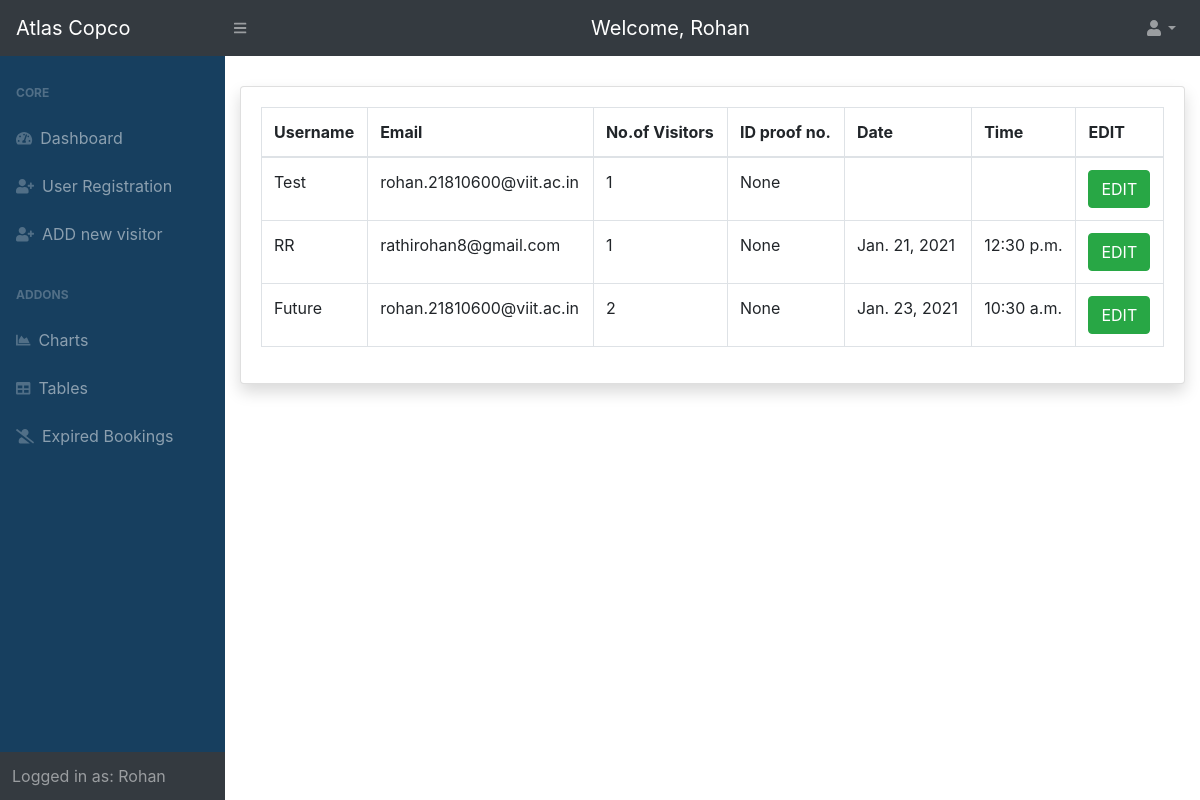
The app's page /notvisited/ (signed in), older data.
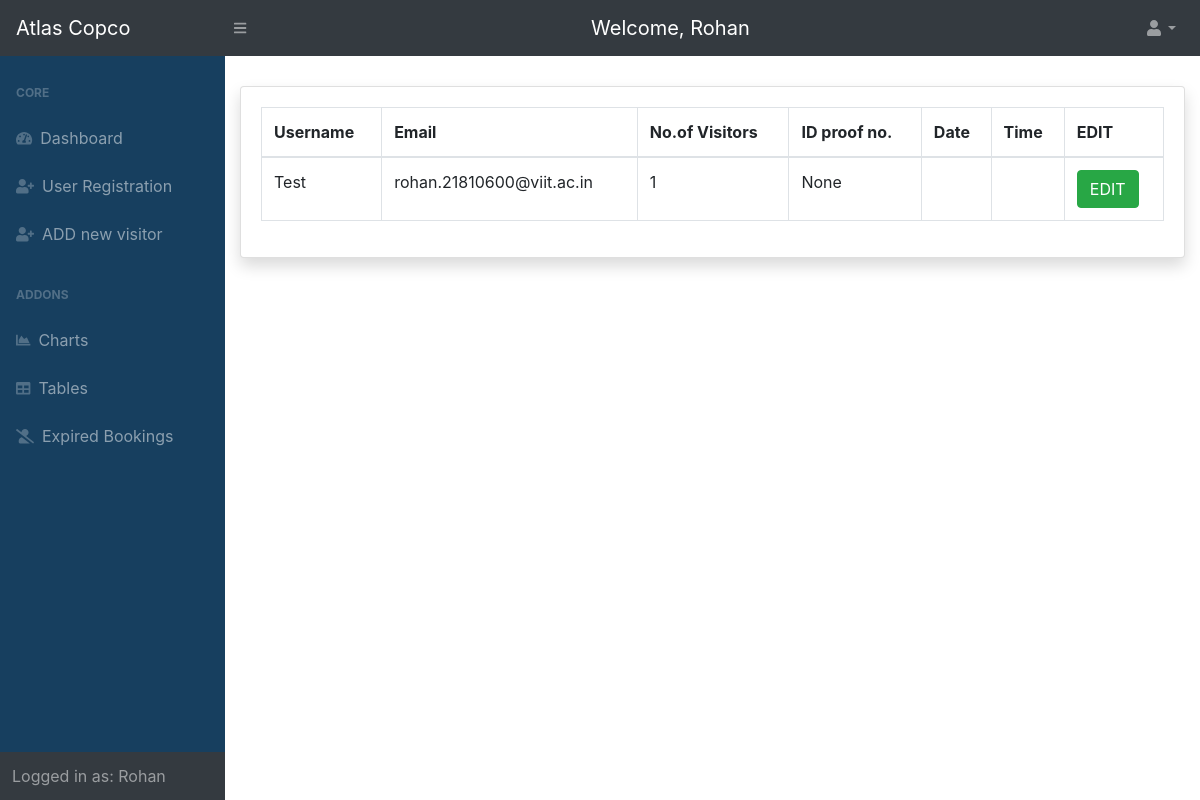
The same page, newer data.
### entry/models.py (models this page shows, shortened)
class Visitor(models.Model):
	name = models.CharField(verbose_name='Name', max_length=200, validators=[
		MinLengthValidator(2, 'Minimum 2 Characters are required')])  # name of the visitor
	purpose = models.CharField(verbose_name='Purpose', max_length=200, validators=[
		MinLengthValidator(4, 'Minimum 4 characters are required')])  # purpose of visit
	mobile = models.IntegerField(verbose_name='Mobile number')  # mobile no. of the visitor
	email = models.EmailField(verbose_name='Email', validators=[EmailValidator()])  # email address of the visitor
	no_of_people = models.IntegerField(verbose_name='No of people')  # no. of visitors
	photo_id_number = models.CharField(verbose_name='Photo Id Number', max_length=20, null=True, blank=True)
	photo_id = models.ImageField(verbose_name='Photo Id', upload_to='media/photo_id', null=True, blank=True)
	expected_in_time = models.DateTimeField(verbose_name='Expected Visit In Time', null=True, blank=True)
	in_time = models.DateTimeField(verbose_name='Visit In time', null=True, blank=True)  # in time of the visitor, added automatically
	out_time = models.DateTimeField(verbose_name='Visit Out Time', null=True, blank=True)  # out time of the visitor added automatically
	token = models.CharField(verbose_name='Token', max_length=200, null=True, blank=True)  # token(autogenerated)
	qrcode = models.ImageField(verbose_name='QR Code', upload_to='media/qrcodes', null=True, blank=True)  # qr code generated from the token
	user = models.ForeignKey(User, verbose_name='Employee to visit', on_delete=models.PROTECT)  # link to the User table, to store which user allowed the entry
	photo = models.ImageField(verbose_name='Photo of the Visitor', upload_to='media/photo', null=True, blank=True)
	visit_token = models.CharField(max_length=200, verbose_name="Token assigned to the Visitor", null=True, blank=True)
	session_expired = models.BooleanField(default=False)

### home/views.py (the view)
# urls.py: path('notvisited/', views.NotVisitedListView.as_view(), name='not-visited'),
class NotVisitedListView(LoginRequiredMixin, ListView):
	def get(self, request):
		display_visitors = Visitor.objects.filter(session_expired=False)
		visitor_list = display_visitors.filter(in_time__isnull=True)
		context = {'visitor_list': visitor_list}
		return render(request, 'home/not_visited.html', context)

### home/templates/home/not_visited.html (shortened to what this page needs)
{% extends 'home/base.html' %}
{% block content %}
<div id="layoutSidenav_content">
	<main style="margin-top: 30px;">
		<div class="container-fluid">
			<div class="card shadow mb-4">
				<div class="card-body">
					<div class="table-responsive">
						<table class="table table-bordered" id="dataTable" width="100%" cellspacing="0">
							<thead>
								<tr>
									<th> Username </th>
									<th> Email </th>
									<th> No.of Visitors </th>
									<th> ID proof no. </th>
									<th> Date </th>
									<th> Time </th>
									<th> EDIT </th>
								</tr>
							</thead>
							<tbody>
								{% for visitor in visitor_list %}
									<tr>
										<td>{{ visitor.name }}</td>
										<td>{{ visitor.email }}</td>
										<td>{{ visitor.no_of_people }}</td>
										<td>{{ visitor.photo_id_number }}</td>
										<td>{{ visitor.expected_in_time.date }}</td>
										<td>{{ visitor.expected_in_time.time }}</td>
										<td>
												<button type="submit" name="edit_btn" onclick="window.location.href='{% url 'entry:visitor-update' visitor.id %}'" class="btn btn-success"> EDIT</button>
										</td>
									</tr>
								{% endfor %}
							</tbody>
						</table>
					</div>
				</div>
			</div>
		</div>
	</main>
</div>
{% endblock content %}

### home/templates/home/base.html (shortened to what this page needs)
{% load static %} {% load crispy_forms_tags %}
<!DOCTYPE html>
<html lang=en>
<head>
    <link rel="stylesheet" href="https://stackpath.bootstrapcdn.com/bootstrap/4.5.2/css/bootstrap.min.css">
    <link rel="stylesheet" type="text/css" href="{% static 'home/style.css' %}">
</head>
<body>
    <nav class="sb-topnav navbar navbar-expand navbar-dark bg-dark sticky-top">
        <a class="navbar-brand" href="{% url 'home' %}">Atlas Copco</a> {% if request.user.is_superuser %}<button class="btn btn-link btn-sm order-1 order-lg-0" id="sidebarToggle"><i class="fas fa-bars"></i></button> {% endif %}
        <span class="d-none d-md-inline-block form-inline ml-auto mr-0 mr-md-3 my-2 my-md-0 navbar-brand"> Welcome, {{ request.user.first_name }}</span>
        <ul class="navbar-nav ml-auto ">
            <li class="nav-item dropdown">
                <a class="nav-link dropdown-toggle" id="userDropdown" href="#" role="button" data-toggle="dropdown" aria-haspopup="true" aria-expanded="false">{% if request.user.employee.pic %}<img src="{{ request.user.employee.pic.url }}" style="width: 40px; height: 40px; border-radius: 100%;">{% else %}<img class="fas fa-user fa-fw"></img>{% endif %}</a>
            </li>
        </ul>
    </nav>
    <div id="layoutSidenav">
        {% if request.user.is_superuser %}
        <div id="layoutSidenav_nav">
            <nav class="sb-sidenav accordion sb-sidenav-dark" id="sidenavAccordion" style="background-color: #173F5F;">
                <div class="sb-sidenav-menu">
                    <div class="nav">
                        <div class="sb-sidenav-menu-heading">Core</div>
                        <a class="nav-link" href="{% url 'home' %}">
                            <div class="sb-nav-link-icon"><i class="fas fa-tachometer-alt"></i></div>
                            Dashboard <br>
                            <a class="nav-link" href="{% url 'user-signup' %}">
                                <div class="sb-nav-link-icon"><i class="fas fa-user-plus"></i></div>
                                User Registration
                            </a>
                            <a class="nav-link" href="{% url 'entry:new-visitor' %}">
                                <div class="sb-nav-link-icon"><i class="fa fa-user-plus fa-fw"></i></div>
                                ADD new visitor
                            </a>
                            <div class="sb-sidenav-menu-heading">Addons</div>
                            <a class="nav-link" href="{% url 'charts:chart-page'%}">
                                <div class="sb-nav-link-icon"><i class="fas fa-chart-area"></i></div>
                                Charts
                            </a>
                            <a class="nav-link" href="{% url 'tables' %}">
                                <div class="sb-nav-link-icon"><i class="fas fa-table"></i></div>
                                Tables
                            </a>
                            <a class="nav-link" href="{% url 'disabled' %}">
                                <div class="sb-nav-link-icon"><i class="fas fa-user-slash"></i></div>
                                Expired Bookings
                            </a>
                    </div>
                </div>
                <div class="sb-sidenav-footer">
                    <div class="large">Logged in as: {{ request.user.first_name }}</div>
                </div>
            </nav>
        </div>
        {% endif %}
        {% block content %} {% endblock content %}
    </div>
</body>
</html>

### home/static/home/style.css (style rules this page uses)
#layoutSidenav { display: flex; }
#layoutSidenav #layoutSidenav_nav { flex-basis: 225px; flex-shrink: 0; transition: transform 0.15s ease-in-out; z-index: 1038; transform: translateX(-225px); }
#layoutSidenav #layoutSidenav_content { position: relative; display: flex; flex-direction: column; justify-content: space-between; min-width: 0; flex-grow: 1; min-height: calc(100vh - 56px); margin-left: -225px; }
@media (min-width: 992px) { #layoutSidenav #layoutSidenav_nav { transform: translateX(0); } }
@media (min-width: 992px) { #layoutSidenav #layoutSidenav_content { margin-left: 0; transition: margin 0.15s ease-in-out; } }
.nav .nav-link .sb-nav-link-icon, .sb-sidenav-menu .nav-link .sb-nav-link-icon { margin-right: 0.5rem; }
.sb-topnav { padding-left: 0; height: 56px; z-index: 1039; }
.sb-topnav .navbar-brand { width: 225px; padding-left: 1rem; padding-right: 1rem; margin: 0; }
.sb-topnav.navbar-dark #sidebarToggle { color: rgba(255, 255, 255, 0.5); }
.sb-sidenav { display: flex; flex-direction: column; height: 100%; flex-wrap: nowrap; }
.sb-sidenav .sb-sidenav-menu { flex-grow: 1; }
.sb-sidenav .sb-sidenav-menu .nav { flex-direction: column; flex-wrap: nowrap; }
.sb-sidenav .sb-sidenav-menu .nav .sb-sidenav-menu-heading { padding: 1.75rem 1rem 0.75rem; font-size: 0.75rem; font-weight: bold; text-transform: uppercase; }
.sb-sidenav .sb-sidenav-menu .nav .nav-link { display: flex; align-items: center; padding-top: 0.75rem; padding-bottom: 0.75rem; position: relative; }
.sb-sidenav .sb-sidenav-menu .nav .nav-link .sb-nav-link-icon { font-size: 0.9rem; }
.sb-sidenav .sb-sidenav-footer { padding: 0.75rem; flex-shrink: 0; }
.sb-sidenav-dark { background-color: #212529; color: rgba(255, 255, 255, 0.5); }
.sb-sidenav-dark .sb-sidenav-menu .sb-sidenav-menu-heading { color: rgba(255, 255, 255, 0.25); }
.sb-sidenav-dark .sb-sidenav-menu .nav-link { color: rgba(255, 255, 255, 0.5); }
.sb-sidenav-dark .sb-sidenav-menu .nav-link .sb-nav-link-icon { color: rgba(255, 255, 255, 0.25); }
.sb-sidenav-dark .sb-sidenav-footer { background-color: #343a40; }

Row changes from the older to the newer data that the page shows:
no longer on this page (row edited): Visitor: name "RR", email "rathirohan8@gmail.com", no_of_people "1", photo_id_number "None", expected_in_time "Jan. 21, 2021", expected_in_time.time "12:30 p.m."
no longer on this page (row edited): Visitor: name "Future", email "rohan.21810600@viit.ac.in", no_of_people "2", photo_id_number "None", expected_in_time "Jan. 23, 2021", expected_in_time.time "10:30 a.m."
